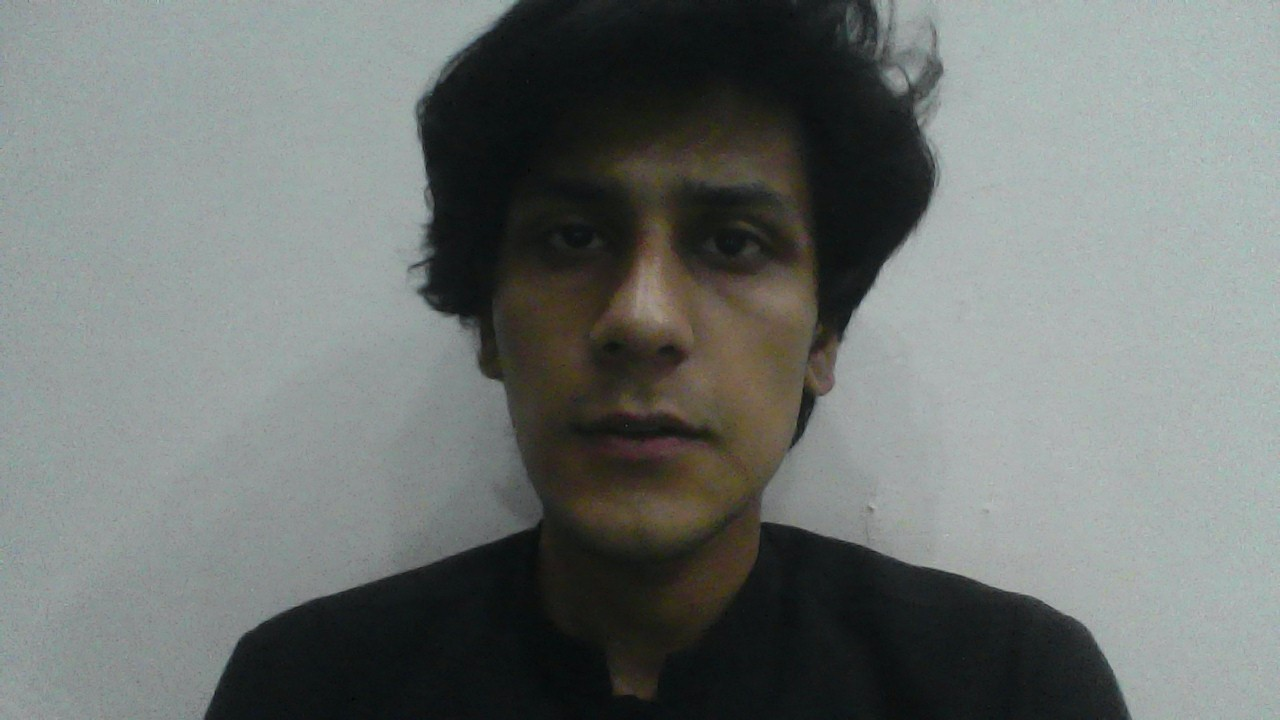
#> input picture resources/img1.jpg, 1280 x 720 px
$ python -i analyzer.py   (imports and definitions only)
#> lines starting #> are read from the running program, lines starting #| are printed output that depends on the picture; after the words box and inside, x2 and y2 are one past the last pixel; in counts of white or black regions, pixels touching at a corner belong together
#> further down, picture is the input picture: shape (720, 1280, 3); mean B, G, R 113.7, 116, 110.8
import cv2
import numpy as np

# Load OpenCV models (Haar cascades)
face_cascade = cv2.CascadeClassifier(cv2.data.haarcascades + "haarcascade_frontalface_default.xml")
eye_cascade = cv2.CascadeClassifier(cv2.data.haarcascades + "haarcascade_eye.xml")

def analyze_frame(frame):
    try:
        print("Frame received")

        # Convert to grayscale for detection
        gray = cv2.cvtColor(frame, cv2.COLOR_BGR2GRAY)
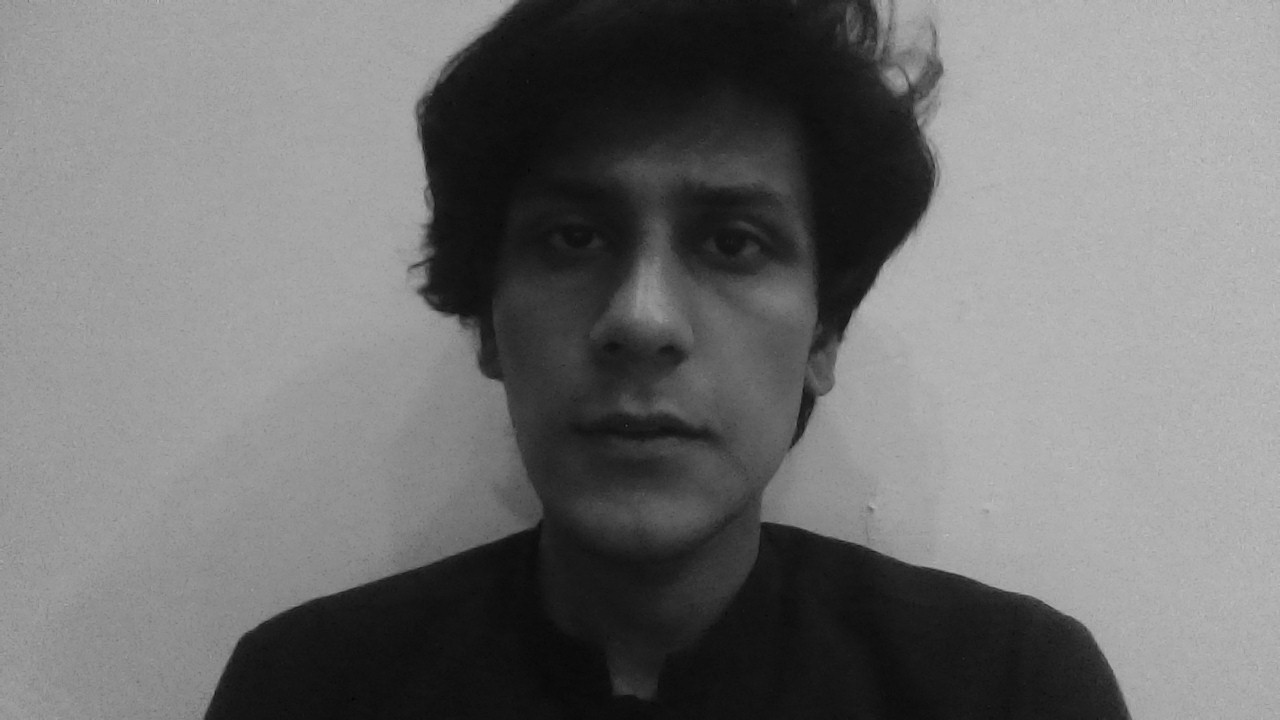
#> gray: shape (720, 1280); min 3, max 198, mean 114.1

        # Detect faces
        faces = face_cascade.detectMultiScale(gray, 1.1, 4)
#> faces = [[419, 66, 460, 460]]
        print("Faces detected:", len(faces))
#| Faces detected: 1
        # Draw face rectangles on original frame
        for (x, y, w, h) in faces:
            cv2.rectangle(frame, (x, y), (x+w, y+h), (0, 255, 0), 2)

            # Region of interest for eyes
            roi_gray = gray[y:y+h, x:x+w]
            eyes = eye_cascade.detectMultiScale(roi_gray)

            # Draw rectangles around eyes
            for (ex, ey, ew, eh) in eyes:
                cv2.rectangle(frame, (x+ex, y+ey), (x+ex+ew, y+ey+eh), (255, 0, 0), 2)
#> this loop made 1 pass
#> (x, y, w, h, eyes) on pass 1: (419, 66, 460, 460, [[268, 131, 88, 88]])
#> pass 1, in analyze_frame, `roi_gray = gray[y:y+h, x:x+w]`:
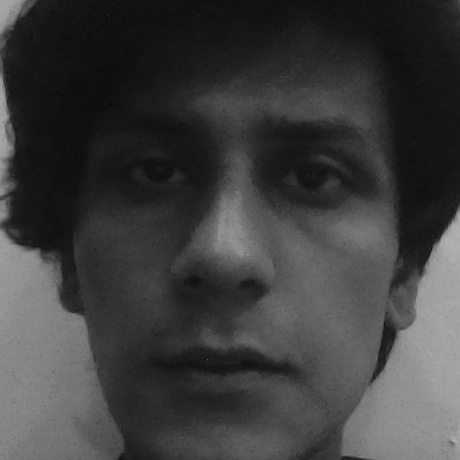
#> roi_gray: shape (460, 460); min 5, max 178, mean 61.5
#> after the loop:
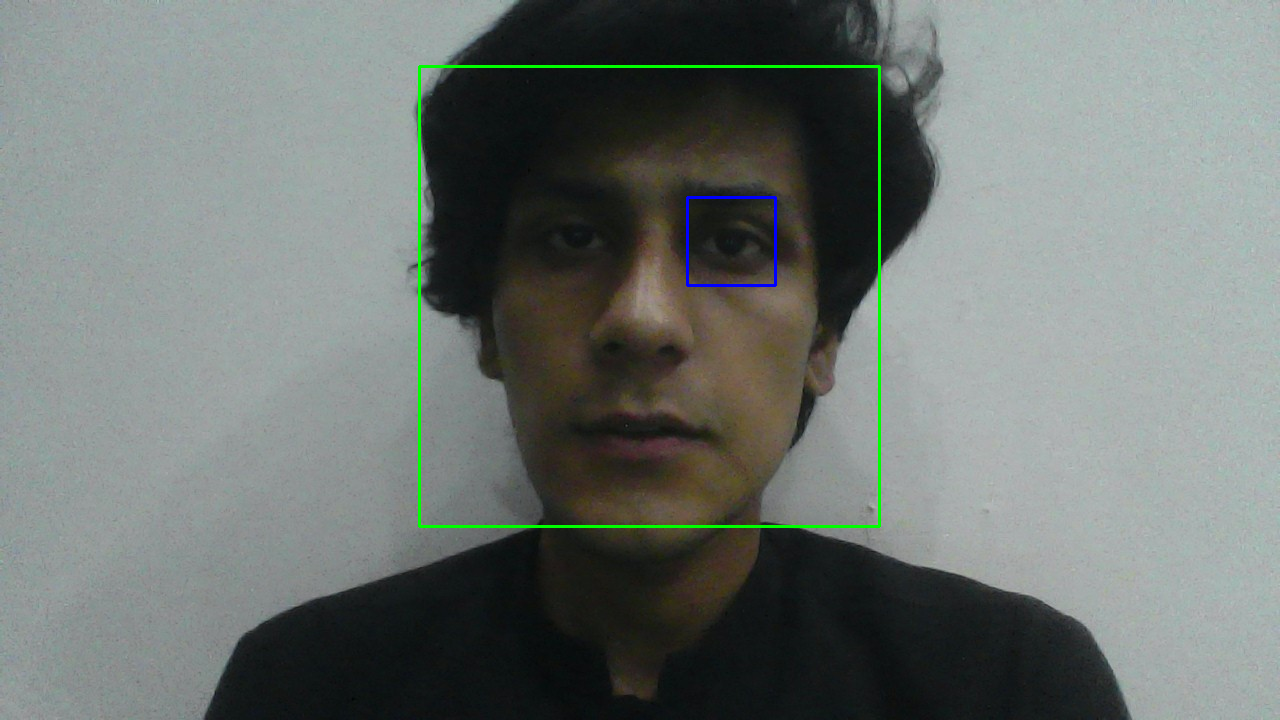
#> frame: shape (720, 1280, 3); 0.71% of pixels changed, all inside (x1, y1, x2, y2) = (418, 65, 881, 528)


        # Status logic
        if len(faces) == 0:
            return "AFK"
        elif len(eyes) >= 2:
            return "FOCUSED"
        else:
            return "PRESENT"

    except Exception as e:
        print("Error:", e)
        return "ERROR"

>>> import cv2
>>> picture = cv2.imread('resources/img1.jpg')
>>> result = analyze_frame(picture)
#> result = 'PRESENT'

$ run again, on resources/img3.jpg
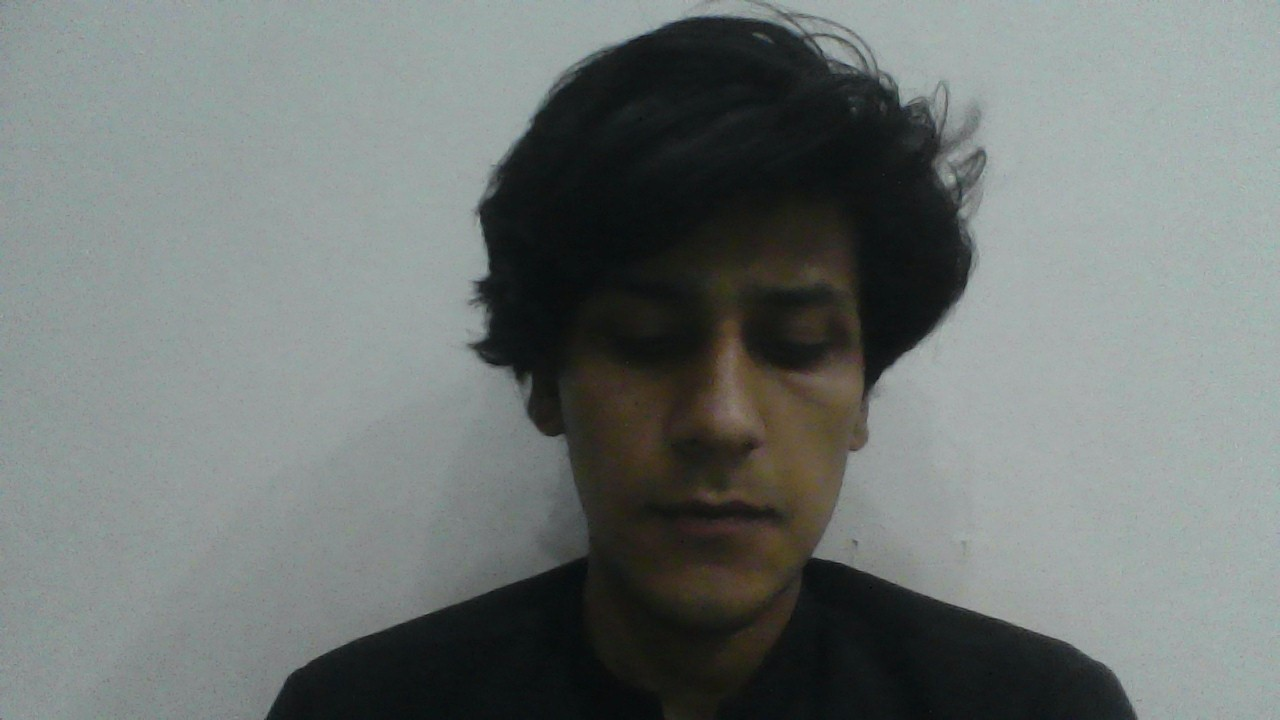
#> input picture resources/img3.jpg, 1280 x 720 px
#> picture is the input picture: shape (720, 1280, 3); mean B, G, R 115.8, 117.7, 111.5
#> faces = [[541, 209, 364, 364]]
#| Faces detected: 1
#> the loop in analyze_frame, `for (x, y, w, h) in faces:` made 1 pass
#> pass 1, in analyze_frame, `roi_gray = gray[y:y+h, x:x+w]`:
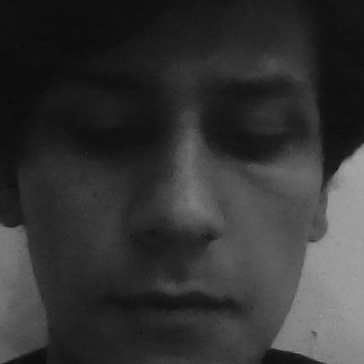
#> roi_gray: shape (364, 364); min 10, max 165, mean 52.2
#> after the loop in analyze_frame, `for (x, y, w, h) in faces:`:
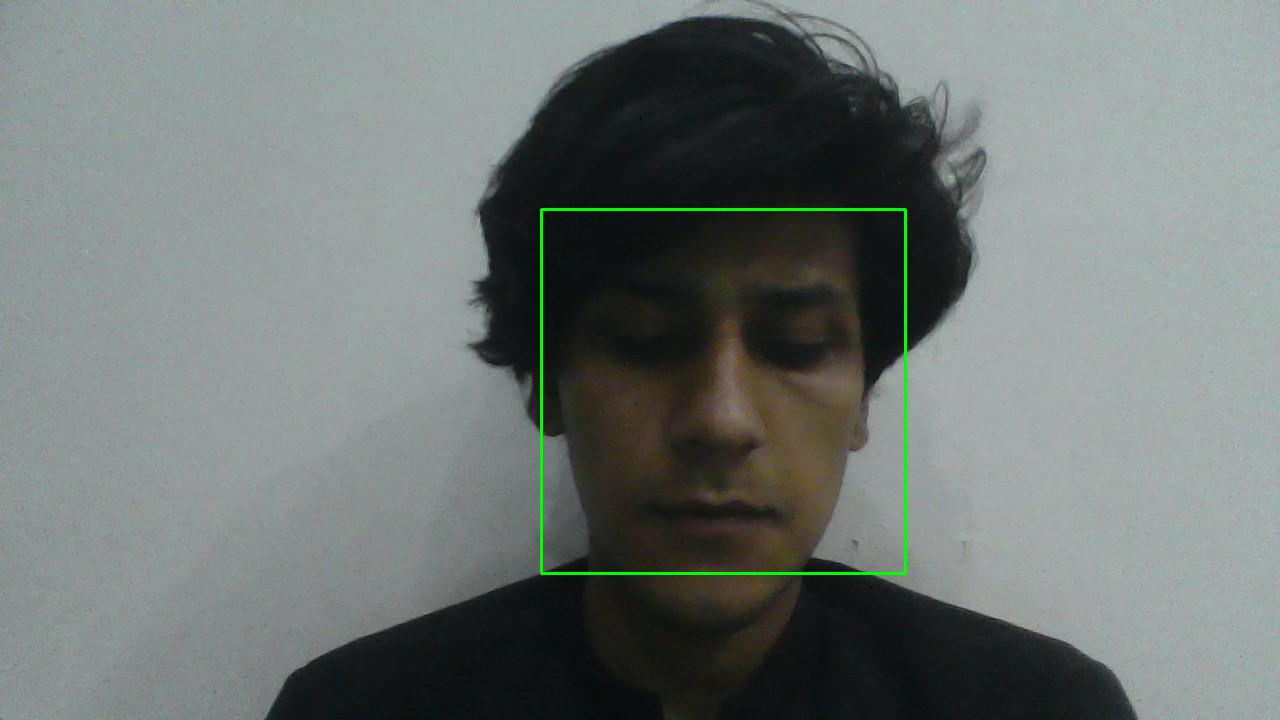
#> frame: shape (720, 1280, 3); 0.47% of pixels changed, all inside (x1, y1, x2, y2) = (540, 208, 907, 575)
#> result = 'PRESENT'

$ run again, on resources/img4.jpg
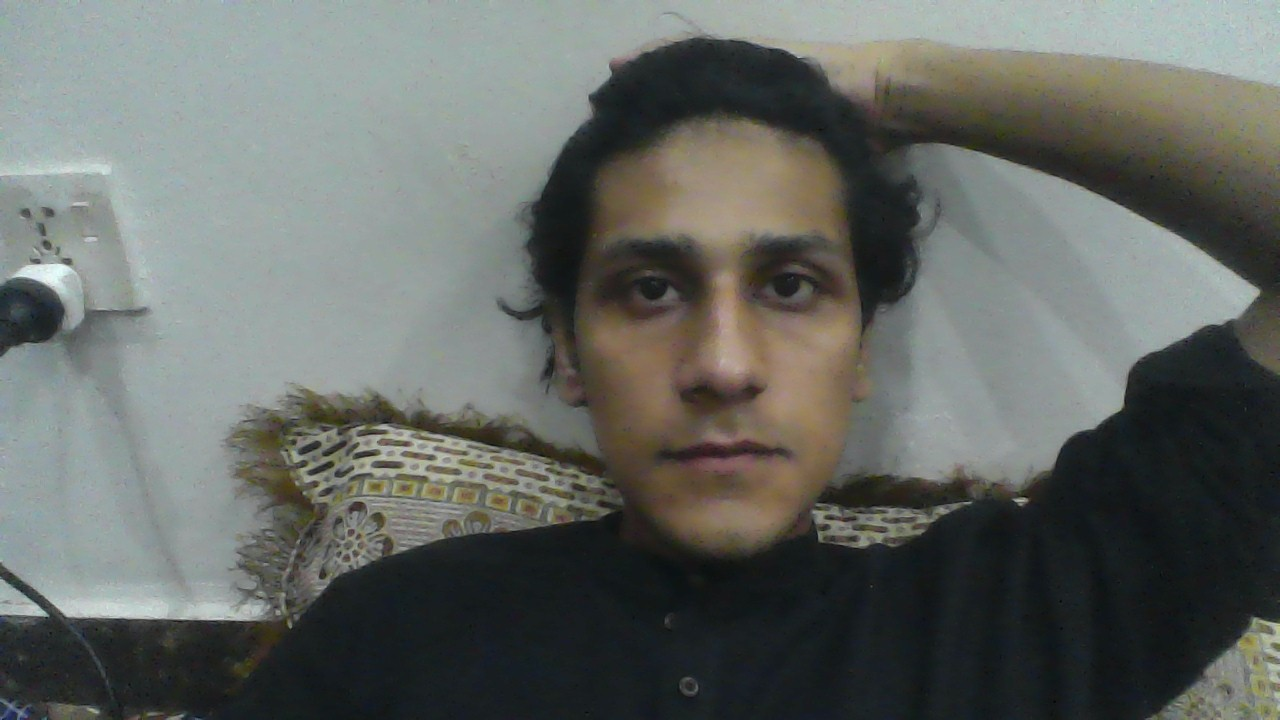
#> input picture resources/img4.jpg, 1280 x 720 px
#> picture is the input picture: shape (720, 1280, 3); mean B, G, R 100, 104.1, 100.1
#> faces = [[532, 140, 380, 380]]
#| Faces detected: 1
#> the loop in analyze_frame, `for (x, y, w, h) in faces:` made 1 pass
#> (x, y, w, h, eyes) on pass 1: (532, 140, 380, 380, [[213, 105, 82, 82], [79, 106, 88, 88], [142, 231, 50, 50]])
#> pass 1, in analyze_frame, `roi_gray = gray[y:y+h, x:x+w]`:
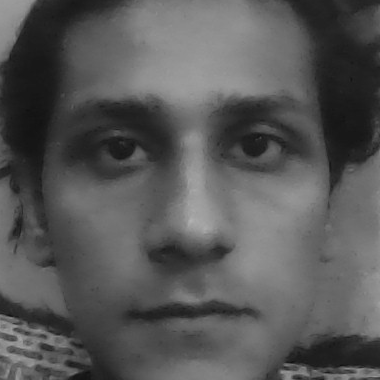
#> roi_gray: shape (380, 380); min 15, max 179, mean 87.2
#> after the loop in analyze_frame, `for (x, y, w, h) in faces:`:
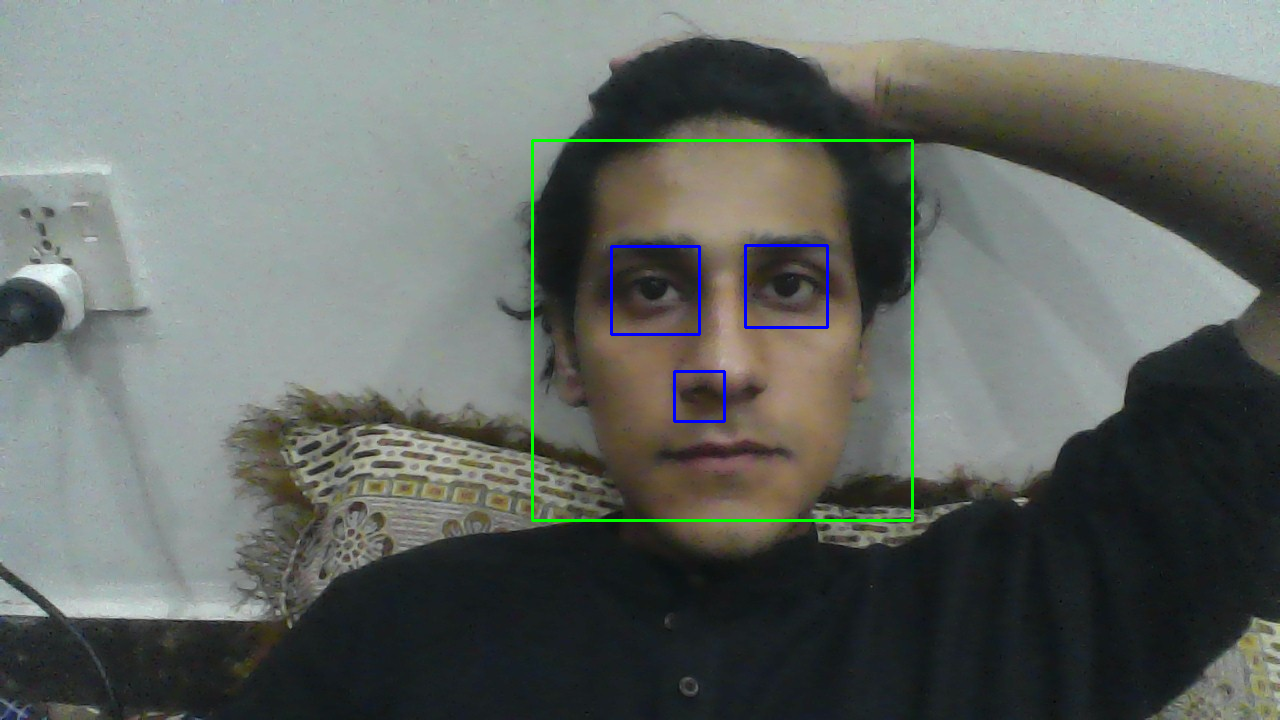
#> frame: shape (720, 1280, 3); 0.78% of pixels changed, all inside (x1, y1, x2, y2) = (531, 139, 914, 522)
#> result = 'FOCUSED'
